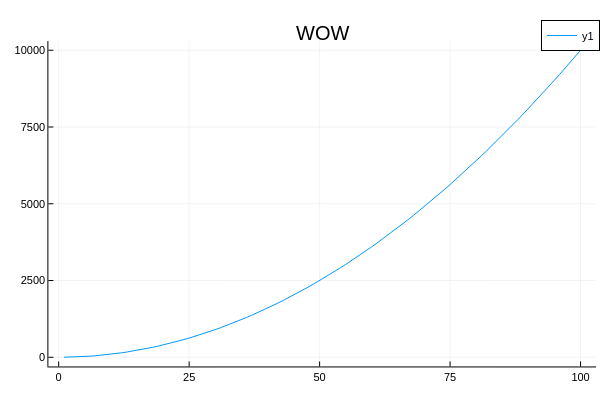

Write notebook code for a chart like this one.
### Code cell
xV = 1:100
plot(xV,f(xV), title = "WOW")

### Figure 1 — Plotly figure (JSON) as saved in the notebook; plotly's stock layout.template omitted (floating-point values rounded to 4 significant figures)
{"data": [{"colorbar": {"len": 0.9039, "title": "", "x": 0.9934, "y": 0.4896}, "legendgroup": "y1", "line": {"color": "rgba(0, 154, 250, 1.000)", "dash": "solid", "shape": "linear", "width": 1}, "mode": "lines", "name": "y1", "showlegend": true, "type": "scatter", "x": [1, 2, 3, 4, 5, 6, 7, 8, 9, 10, 11, 12, 13, 14, 15, 16, 17, 18, 19, 20, 21, 22, 23, 24, 25, 26, 27, 28, 29, 30, 31, 32, 33, 34, 35, 36, 37, 38, 39, 40, 41, 42, 43, 44, 45, 46, 47, 48, 49, 50, 51, 52, 53, 54, 55, 56, 57, 58, 59, 60, 61, 62, 63, 64, 65, 66, 67, 68, 69, 70, 71, 72, 73, 74, 75, 76, 77, 78, 79, 80, 81, 82, 83, 84, 85, 86, 87, 88, 89, 90, 91, 92, 93, 94, 95, 96, 97, 98, 99, 100], "xaxis": "x", "y": [1, 4, 9, 16, 25, 36, 49, 64, 81, 100, 121, 144, 169, 196, 225, 256, 289, 324, 361, 400, 441, 484, 529, 576, 625, 676, 729, 784, 841, 900, 961, 1024, 1089, 1156, 1225, 1296, 1369, 1444, 1521, 1600, 1681, 1764, 1849, 1936, 2025, 2116, 2209, 2304, 2401, 2500, 2601, 2704, 2809, 2916, 3025, 3136, 3249, 3364, 3481, 3600, 3721, 3844, 3969, 4096, 4225, 4356, 4489, 4624, 4761, 4900, 5041, 5184, 5329, 5476, 5625, 5776, 5929, 6084, 6241, 6400, 6561, 6724, 6889, 7056, 7225, 7396, 7569, 7744, 7921, 8100, 8281, 8464, 8649, 8836, 9025, 9216, 9409, 9604, 9801, 10000], "yaxis": "y"}], "layout": {"annotations": [{"font": {"color": "rgba(0, 0, 0, 1.000)", "family": "sans-serif", "size": 20}, "rotation": 0, "showarrow": false, "text": "WOW", "x": 0.537, "xanchor": "center", "xref": "paper", "y": 1, "yanchor": "top", "yref": "paper"}], "height": 400, "legend": {"bgcolor": "rgba(255, 255, 255, 1.000)", "bordercolor": "rgba(0, 0, 0, 1.000)", "borderwidth": 1, "font": {"color": "rgba(0, 0, 0, 1.000)", "family": "sans-serif", "size": 11}, "title": {"font": {"color": "rgba(0, 0, 0, 1.000)", "family": "sans-serif", "size": 15}, "text": ""}, "tracegroupgap": 0, "traceorder": "normal", "x": 1, "xanchor": "auto", "y": 1, "yanchor": "auto"}, "margin": {"b": 20, "l": 0, "r": 0, "t": 20}, "paper_bgcolor": "rgba(255, 255, 255, 1.000)", "plot_bgcolor": "rgba(255, 255, 255, 1.000)", "showlegend": true, "width": 600, "xaxis": {"anchor": "y", "domain": [0.08064, 0.9934], "gridcolor": "rgba(0, 0, 0, 0.100)", "gridwidth": 0.5, "linecolor": "rgba(0, 0, 0, 1.000)", "mirror": false, "range": [-1.97, 103.0], "showgrid": true, "showline": true, "showticklabels": true, "tickangle": 0, "tickcolor": "rgb(0, 0, 0)", "tickfont": {"color": "rgba(0, 0, 0, 1.000)", "family": "sans-serif", "size": 11}, "tickmode": "array", "ticks": "inside", "ticktext": ["0", "25", "50", "75", "100"], "tickvals": [0, 25, 50, 75, 100], "title": "", "titlefont": {"color": "rgba(0, 0, 0, 1.000)", "family": "sans-serif", "size": 15}, "type": "-", "visible": true, "zeroline": false, "zerolinecolor": "rgba(0, 0, 0, 1.000)"}, "yaxis": {"anchor": "x", "domain": [0.03762, 0.9415], "gridcolor": "rgba(0, 0, 0, 0.100)", "gridwidth": 0.5, "linecolor": "rgba(0, 0, 0, 1.000)", "mirror": false, "range": [-299.0, 10300.0], "showgrid": true, "showline": true, "showticklabels": true, "tickangle": 0, "tickcolor": "rgb(0, 0, 0)", "tickfont": {"color": "rgba(0, 0, 0, 1.000)", "family": "sans-serif", "size": 11}, "tickmode": "array", "ticks": "inside", "ticktext": ["0", "2500", "5000", "7500", "10000"], "tickvals": [0, 2500, 5000, 7500, 10000], "title": "", "titlefont": {"color": "rgba(0, 0, 0, 1.000)", "family": "sans-serif", "size": 15}, "type": "-", "visible": true, "zeroline": false, "zerolinecolor": "rgba(0, 0, 0, 1.000)"}}}
